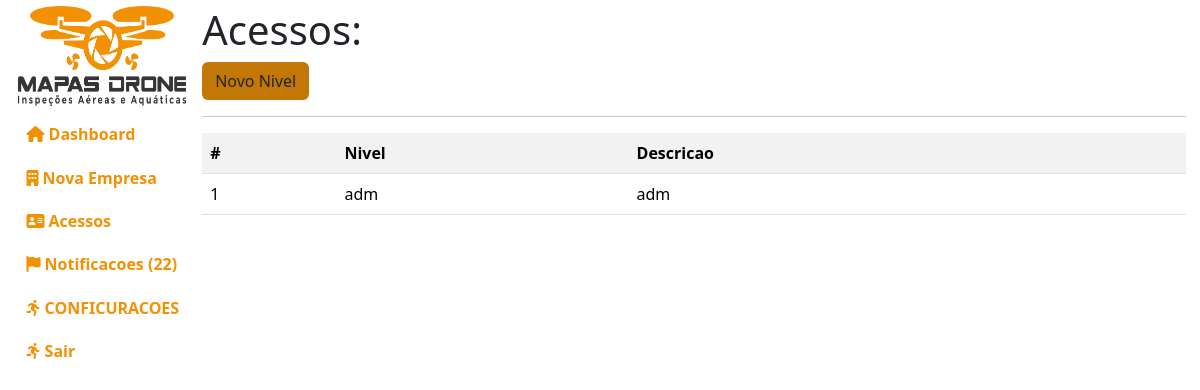
The page /administracao/niveis/ (signed in) on the database as committed earlier.
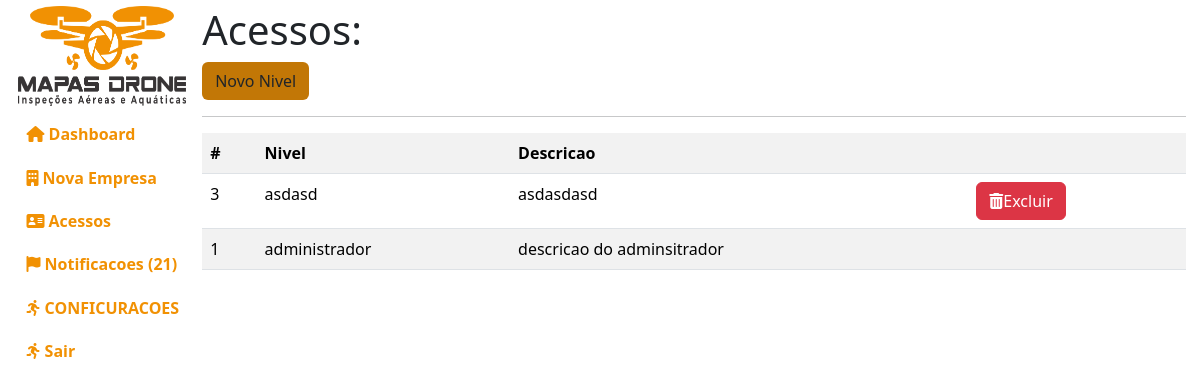
The same page on the database as committed later.
### empresa/models.py (models this page shows, shortened)
class Nivel(models.Model):
    nome_do_nivel = models.CharField(max_length=100, default="")
    descricao = models.TextField(max_length=255, default="")
    class Meta:
        db_table = "nivel"
        verbose_name = "Nivel"
        verbose_name_plural = "Niveis"
        ordering = ["-id"]

### administracao/views.py (the view)
# urls.py: path("niveis/", views.gerenciar_niveis),
def gerenciar_niveis(request):
    if request.user.is_authenticated and request.user.is_superuser:
        niveis = Nivel.objects.all()
        notificacoes = pega_notificacoes()
        context = {"niveis": niveis, "notificacoes": notificacoes}
        return render(request, "administracao/public/gerenciar-niveis.html", context)
    info(request, msg="Voce nao tem permissao para acessar essa pagina!")
    return redirect("/")

### administracao/views.py (called while the page is built)
def pega_notificacoes():
    notificacoes = Notificacoes.objects.all()
    return notificacoes

### templates/administracao/public/gerenciar-niveis.html (shortened to what this page needs)
{% extends 'base.html' %}
{% load static %}
{% load django_bootstrap5 %}
{% block css %}
<link rel="stylesheet" href="{% static 'index/css/administracao.css' %}">
{% endblock %}
{% block ld %}
<h1>Acessos:</h1>
<a class="botao btn" href="novo/">Novo Nivel</a>
<hr/>
{% if niveis %}
<table class="table table-striped">
    <tr>
        <th>#</th>
        <th>Nivel</th>
        <th>Descricao</th>
        <th></th>
    </tr>
{% for nivel in niveis %}
    <tr>
        <td>{{nivel.id}}</td>
        <td>
            <span>{{nivel.nome_do_nivel}}</span>
        </td>
        <td>{{nivel.descricao}}
        </td>
        <td>
            {% if nivel.id != 1 %}
            <a href="/administracao/niveis/excluir/{{nivel.id}}" class="btn btn-danger">
                <i class="fa-solid fa-trash-can"></i>Excluir
            </a>
            {% endif %}
        </td>
    </tr>
{% endfor %}
</table>
{% else %}
    <div class="alert alert-danger">Nenhum nivel de acesso cadastrado</div>
{% endif %}
{% endblock %}

Rows that differ between the two databases and show on the page:
added Nivel: id "3", nome_do_nivel "asdasd", descricao "asdasdasd"
changed Nivel id 1: nome_do_nivel "adm" → "administrador"; descricao "adm" → "descricao do adminsitrador"
Other text that changed with them:
{{ notificacoes|length }}: "22" → "21"
